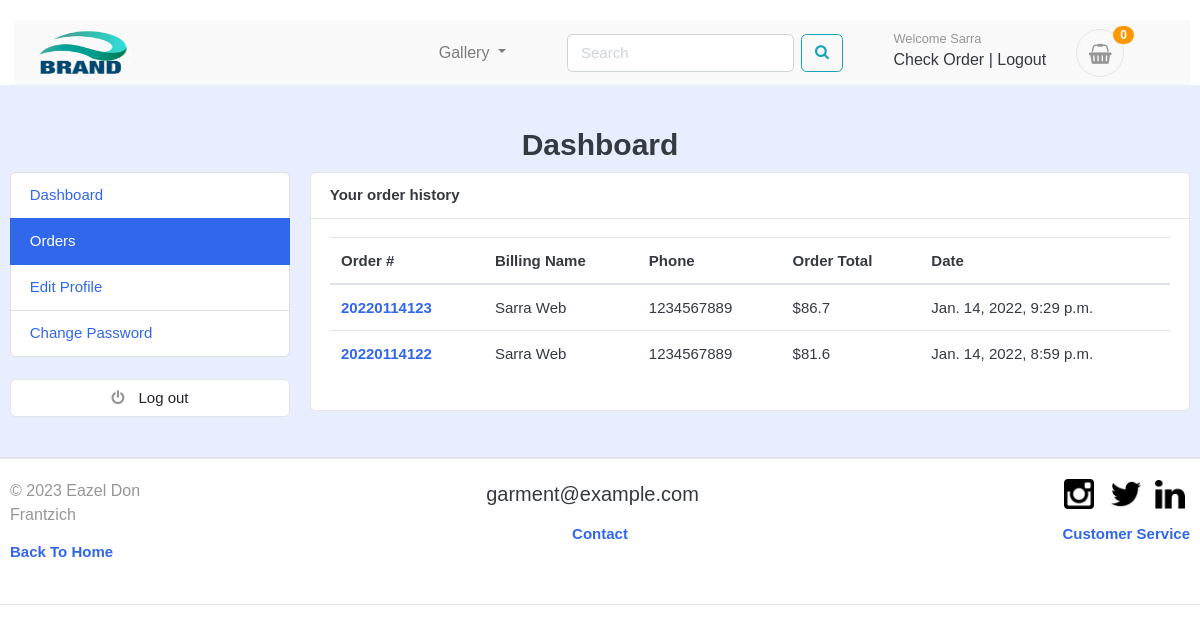
The page /accounts/my_orders/ (signed in) on the database its author committed.
### accounts/models.py (models this page shows, shortened)
class Account(AbstractBaseUser):
   first_name       = models.CharField(max_length=50)
   last_name        = models.CharField(max_length=50)
   username         = models.CharField(max_length=50, unique=True)
   email            = models.CharField(max_length=50, unique=True)
   phone_number     = models.CharField(max_length=50)
   date_joined      = models.DateTimeField(auto_now_add=True)
   last_login       = models.DateTimeField(auto_now_add=True)
   is_admin         = models.BooleanField(default=False)
   is_staff         = models.BooleanField(default=False)
   is_active        = models.BooleanField(default=False)
   is_superadmin         = models.BooleanField(default=False)
   USERNAME_FIELD ='email'
   REQUIRED_FIELDS = ['username', 'first_name', 'last_name']
   objects = MyAccountManager()

### orders/models.py (models this page shows, shortened)
class Order(models.Model):
    STATUS = (
        ('New', 'New'),
        ('Accepted', 'Accepted'),
        ('Completed', 'Completed'),
        ('Cancelled', 'Cancelled'),
    )
    user = models.ForeignKey(Account, on_delete=models.SET_NULL, null=True)
    payment = models.ForeignKey(Payment, on_delete=models.SET_NULL, blank=True, null=True)
    order_number = models.CharField(max_length=20)
    first_name = models.CharField(max_length=50)
    last_name = models.CharField(max_length=50)
    phone = models.CharField(max_length=15)
    email = models.EmailField(max_length=50)
    address_line_1 = models.CharField(max_length=50)
    address_line_2 = models.CharField(max_length=50, blank=True)
    country = models.CharField(max_length=50)
    state = models.CharField(max_length=50)
    city = models.CharField(max_length=50)
    order_note = models.CharField(max_length=100, blank=True)
    order_total = models.FloatField()
    tax = models.FloatField()
    status = models.CharField(max_length=10, choices=STATUS, default='New')
    ip = models.CharField(blank=True, max_length=20)
    is_ordered = models.BooleanField(default=False)
    created_at = models.DateTimeField(auto_now_add=True)
    updated_at = models.DateTimeField(auto_now=True)
    def full_name(self):
        return f'{self.first_name} {self.last_name}'

### accounts/views.py (the view)
# urls.py: path('my_orders/', views.my_orders, name='my_orders'),
@login_required(login_url='login')  # - you have to be login to My order
def my_orders(request):
    orders = Order.objects.filter(
        user=request.user, is_ordered=True).order_by('-created_at')
    context = {
        'orders': orders,
    }
    return render(request, 'accounts/my_orders.html', context)

### carts/context_processors.py (called while the page is built)
def counter(request):
    cart_count = 0
    if 'admin' in request.path:
        return {}
    else:
        try:
            cart = Cart.objects.filter(cart_id=_cart_id(request))
            if request.user.is_authenticated:
                cart_items = CartItem.objects.all().filter(user=request.user)
            else:
                cart_items = CartItem.objects.all().filter(cart=cart[:1]) # 1 cart item id
            for cart_item in cart_items:
                cart_count += cart_item.quantity
        except Cart.DoesNotExist:
            cart_count = 0
    return dict(cart_count=cart_count) #- dict is dictionary

### carts/views.py (called while the page is built)
def _cart_id(request):
    cart = request.session.session_key
    if not cart:
       cart = request.session.create()
    return cart

### category/context_processors.py (called while the page is built)
def menu_links(request):
   links = Category.objects.all()
   return dict(links=links)

### category/models.py (called while the page is built)
   def get_url(self):
          return reverse('products_by_category', args=[self.slug])

### templates/accounts/my_orders.html (shortened to what this page needs)
{% extends 'base.html' %}
{% block content %}
<section class="section-conten padding-y bg" style="background:rgb(49 103 235 / 11%);">
<h2 class="text-center">Dashboard</h2>
<div class="container">
	<div class="row">
    {% include 'includes/dashboard_sidebar.html' %}
	<main class="col-md-9">
		<article class="card">
		<header class="card-header">
			<strong class="d-inline-block mr-3">Your order history</strong>
		</header>
		<div class="card-body">
			<div class="row">
				<div class="col-md-12">
					<table class="table table-hover">
						<thead>
						  <tr>
							 <th scope="col">Order #</th>
							 <th scope="col">Billing Name</th>
							 <th scope="col">Phone</th>
							 <th scope="col">Order Total</th>
							 <th scope="col">Date</th>
						  </tr>
						</thead>
						<tbody>
							{% for order in orders %}
						  <tr>
							 <th scope="row"><a href="{% url 'order_detail' order.order_number %}">{{order.order_number}}</a></th>
							 <td>{{order.full_name}}</td>
							 <td>{{order.phone}}</td>
							 <td>${{order.order_total}}</td>
							 <td>{{order.created_at}}</td>
						  </tr>
						{% endfor %}
						</tbody>
					 </table>
				</div>
			</div>
		</div>
	</article>
	</main>
</div>
</div>
</section>
{% endblock %}

### templates/includes/navbar-part2.html (shortened to what this page needs)
{% load static %}
<section class="header-main border-bottom">
	<div class="container">
 <nav class="navbar navbar-expand-lg navbar-light bg-light">
  <a  href="{% url 'home' %}"><img class="logo-center" src="{% static 'images/brand-11.png' %}"></a>
  <div class="collapse navbar-collapse" id="navbarSupportedContent">
      <ul class="navbar-nav mr-auto">
        <li class="nav-item dropdown">
        <a class="nav-link dropdown-toggle" href="#" id="navbarDropdown" role="button" data-toggle="dropdown" aria-haspopup="true" aria-expanded="false">
          Gallery
        </a>
      </li>
      </ul>
       <ul class="navbar-nav mr-auto">
        <li class="nav-item">
            <form action="{% url 'search' %}" class="form-inline my-2 my-lg-0 search" method='GET'>
        <input type="text" class="form-control  mr-sm-2"  placeholder="Search" name="keyword" required>
        <button class="btn btn-outline-info my-2 my-sm-0" type="submit"><i class="fa fa-search"></i></button>
    </form>
        </li>
      </ul>
 <ul class="navbar-nav mr-auto">
     <li  class="nav-item">
				<div class="d-flex justify-content-end mb-3 mb-lg-0">
				{% if user.id is None %}
					<div class="widget-header">
						<small class="title text-muted"></small>
						<div>
							<a href="{% url 'login' %}">Login</a> <span class="dark-transp"> | </span>
							<a href="{% url 'register' %}"> Register</a>
						</div>
                  {% else %}
						<div class="widget-header">
						<small class="title text-muted">Welcome {{user.first_name}}</small>
						<div>
							<a href="{% url 'dashboard' %}">Check Order</a> <span class="dark-transp"> | </span>
							<a href="{% url 'logout' %}"> Logout</a>
						</div>
						{% endif %}
					</div>
					<a href="{% url 'cart' %}" class="widget-header pl-3 ml-3">
					   <div class="icon icon-sm rounded-circle border"><i class="fa fa-shopping-basket"></i></div>
						<span class="badge badge-info notify">{{cart_count}}</span>
					</a>
				</div>
			</div>
  </div>

### static/css/ui.css (style rules this page uses)
html { font-family: "Inter", sans-serif; font-size: 15px; }
.icon-xs, .icon-sm, .icon-md, .icon-lg { display: inline-block; text-align: center; flex-shrink: 0; flex-grow: 0; }
.icon-sm { width: 48px; height: 48px; line-height: 48px !important; font-size: 20px; }
.padding-y { padding-top: 40px; padding-bottom: 40px; }
article:after, .form-group:after { display: block; clear: both; content: ""; }
.bg { background-color: #f8f9fa; }
.header-main { position: relative; padding-top: 1rem; padding-bottom: 1rem; }
.widget-header { display: inline-block; vertical-align: middle; position: relative; }
.widget-header a { color: #343a40; }
.widget-header i { color: #969696; }
.widget-header .title { display: block; }
.widget-header .notify { position: absolute; top: -3px; right: -10px; }
.notify { position: absolute; top: -4px; right: -10px; display: inline-block; padding: 0.25em 0.6em; font-size: 12px; line-height: 1; text-align: center; border-radius: 3rem; color: #fff; background-color: #fa3434; }

### static/css/custom.css (style rules this page uses)
body { font-family: Arial; margin: 0; }
* { box-sizing: border-box; }
img { display: inline; margin-left: 5px; margin-right: 5px; }
.container { position: relative; }
.row:after { content: ""; display: table; clear: both; }

### templates/includes/navbar-part2.html (style rules this page uses)
.notify { background-color: #ff9800; }
.logo-center { margin-right: 7px; max-height: 50px; width: 100px; display: inline-block; }
.navbar { font-size: 16px; margin-left: 5px; margin-top: 5px; }
.bg-light { background-color: #e4e4e43b !important;*/ }

### templates/includes/footer.html (style rules this page uses)
img { display: inline; }

### rows shown on the page
Account: first_name "Sarra"
Order: order_number "20220114123", full_name "Sarra Web", phone "1234567889", order_total "86.7", created_at "Jan. 14, 2022, 9:29 p.m."
Order: order_number "20220114122", full_name "Sarra Web", phone "1234567889", order_total "81.6", created_at "Jan. 14, 2022, 8:59 p.m."

### other values the page prints
{{ cart_count }} "0"
